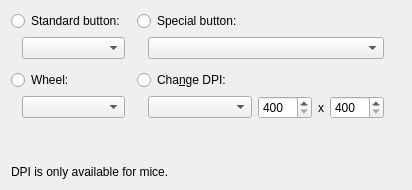
     <widget class="QWidget" name="mouseTab">
      <attribute name="title">
       <string>Mouse</string>
      </attribute>
      <layout class="QGridLayout" name="gridLayout">
       <item row="3" column="3" colspan="5">
        <widget class="QRadioButton" name="dpiButton">
         <property name="text">
          <string>Cha&amp;nge DPI:</string>
         </property>
         <property name="autoExclusive">
          <bool>false</bool>
         </property>
        </widget>
       </item>
       <item row="5" column="1">
        <spacer name="verticalSpacer_2">
         <property name="orientation">
          <enum>Qt::Vertical</enum>
         </property>
         <property name="sizeHint" stdset="0">
          <size>
           <width>20</width>
           <height>40</height>
          </size>
         </property>
        </spacer>
       </item>
       <item row="2" column="1">
        <spacer name="verticalSpacer_8">
         <property name="orientation">
          <enum>Qt::Vertical</enum>
         </property>
         <property name="sizeType">
          <enum>QSizePolicy::Fixed</enum>
         </property>
         <property name="sizeHint" stdset="0">
          <size>
           <width>20</width>
           <height>5</height>
          </size>
         </property>
        </spacer>
       </item>
       <item row="1" column="0">
        <spacer name="horizontalSpacer_18">
         <property name="orientation">
          <enum>Qt::Horizontal</enum>
         </property>
         <property name="sizeType">
          <enum>QSizePolicy::Fixed</enum>
         </property>
         <property name="sizeHint" stdset="0">
          <size>
           <width>5</width>
           <height>20</height>
          </size>
         </property>
        </spacer>
       </item>
       <item row="1" column="3">
        <spacer name="horizontalSpacer_20">
         <property name="orientation">
          <enum>Qt::Horizontal</enum>
         </property>
         <property name="sizeType">
          <enum>QSizePolicy::Fixed</enum>
         </property>
         <property name="sizeHint" stdset="0">
          <size>
           <width>5</width>
           <height>20</height>
          </size>
         </property>
        </spacer>
       </item>
       <item row="1" column="4" colspan="4">
        <widget class="QComboBox" name="mb2Box">
         <property name="sizePolicy">
          <sizepolicy hsizetype="Expanding" vsizetype="Fixed">
           <horstretch>0</horstretch>
           <verstretch>0</verstretch>
          </sizepolicy>
         </property>
         <item>
          <property name="text">
           <string/>
          </property>
         </item>
         <item>
          <property name="text">
           <string>4 (Back)</string>
          </property>
         </item>
         <item>
          <property name="text">
           <string>5 (Forward)</string>
          </property>
         </item>
         <item>
          <property name="text">
           <string notr="true">6</string>
          </property>
         </item>
         <item>
          <property name="text">
           <string notr="true">7</string>
          </property>
         </item>
         <item>
          <property name="text">
           <string notr="true">8</string>
          </property>
         </item>
        </widget>
       </item>
       <item row="4" column="4">
        <widget class="QComboBox" name="dpiBox">
         <item>
          <property name="text">
           <string/>
          </property>
         </item>
         <item>
          <property name="text">
           <string>(Cycle Up)</string>
          </property>
         </item>
         <item>
          <property name="text">
           <string>(Cycle Down)</string>
          </property>
         </item>
         <item>
          <property name="text">
           <string>(Up)</string>
          </property>
         </item>
         <item>
          <property name="text">
           <string>(Down)</string>
          </property>
         </item>
         <item>
          <property name="text">
           <string>Sniper</string>
          </property>
         </item>
         <item>
          <property name="text">
           <string notr="true">1:</string>
          </property>
         </item>
         <item>
          <property name="text">
           <string notr="true">2:</string>
          </property>
         </item>
         <item>
          <property name="text">
           <string notr="true">3:</string>
          </property>
         </item>
         <item>
          <property name="text">
           <string notr="true">4:</string>
          </property>
         </item>
         <item>
          <property name="text">
           <string notr="true">5:</string>
          </property>
         </item>
         <item>
          <property name="text">
           <string>Custom:</string>
          </property>
         </item>
        </widget>
       </item>
       <item row="4" column="7">
        <widget class="QSpinBox" name="dpiCustYBox">
         <property name="minimum">
          <number>400</number>
         </property>
         <property name="maximum">
          <number>8500</number>
         </property>
         <property name="singleStep">
          <number>50</number>
         </property>
        </widget>
       </item>
       <item row="1" column="1">
        <widget class="QComboBox" name="mbBox">
         <property name="sizePolicy">
          <sizepolicy hsizetype="Expanding" vsizetype="Fixed">
           <horstretch>0</horstretch>
           <verstretch>0</verstretch>
          </sizepolicy>
         </property>
         <item>
          <property name="text">
           <string/>
          </property>
         </item>
         <item>
          <property name="text">
           <string>Left</string>
          </property>
         </item>
         <item>
          <property name="text">
           <string>Right</string>
          </property>
         </item>
         <item>
          <property name="text">
           <string>Middle</string>
          </property>
         </item>
        </widget>
       </item>
       <item row="4" column="1">
        <widget class="QComboBox" name="wheelBox">
         <item>
          <property name="text">
           <string/>
          </property>
         </item>
         <item>
          <property name="text">
           <string>Up</string>
          </property>
         </item>
         <item>
          <property name="text">
           <string>Down</string>
          </property>
         </item>
        </widget>
       </item>
       <item row="0" column="0" colspan="2">
        <widget class="QRadioButton" name="mbButton">
         <property name="text">
          <string>Standard button:</string>
         </property>
         <property name="autoExclusive">
          <bool>false</bool>
         </property>
        </widget>
       </item>
       <item row="4" column="5">
        <widget class="QSpinBox" name="dpiCustXBox">
         <property name="minimum">
          <number>400</number>
         </property>
         <property name="maximum">
          <number>8500</number>
         </property>
         <property name="singleStep">
          <number>50</number>
         </property>
        </widget>
       </item>
       <item row="6" column="0" colspan="10">
        <widget class="QLabel" name="dpiWarning">
         <property name="sizePolicy">
          <sizepolicy hsizetype="Preferred" vsizetype="Fixed">
           <horstretch>0</horstretch>
           <verstretch>0</verstretch>
          </sizepolicy>
         </property>
         <property name="text">
          <string>DPI is only available for mice.</string>
         </property>
        </widget>
       </item>
       <item row="3" column="0" colspan="2">
        <widget class="QRadioButton" name="wheelButton">
         <property name="text">
          <string>Wheel:</string>
         </property>
        </widget>
       </item>
       <item row="1" column="8">
        <spacer name="horizontalSpacer_22">
         <property name="orientation">
          <enum>Qt::Horizontal</enum>
         </property>
         <property name="sizeType">
          <enum>QSizePolicy::Fixed</enum>
         </property>
         <property name="sizeHint" stdset="0">
          <size>
           <width>5</width>
           <height>20</height>
          </size>
         </property>
        </spacer>
       </item>
       <item row="0" column="3" colspan="5">
        <widget class="QRadioButton" name="mb2Button">
         <property name="text">
          <string>Special button:</string>
         </property>
         <property name="autoExclusive">
          <bool>false</bool>
         </property>
        </widget>
       </item>
       <item row="4" column="6">
        <widget class="QLabel" name="dpiCustLabel">
         <property name="text">
          <string notr="true">x</string>
         </property>
        </widget>
       </item>
       <item row="1" column="2">
        <spacer name="horizontalSpacer_19">
         <property name="orientation">
          <enum>Qt::Horizontal</enum>
         </property>
         <property name="sizeHint" stdset="0">
          <size>
           <width>0</width>
           <height>0</height>
          </size>
         </property>
        </spacer>
       </item>
       <item row="1" column="9">
        <spacer name="horizontalSpacer_21">
         <property name="orientation">
          <enum>Qt::Horizontal</enum>
         </property>
         <property name="sizeHint" stdset="0">
          <size>
           <width>0</width>
           <height>20</height>
          </size>
         </property>
        </spacer>
       </item>
      </layout>
     </widget>
